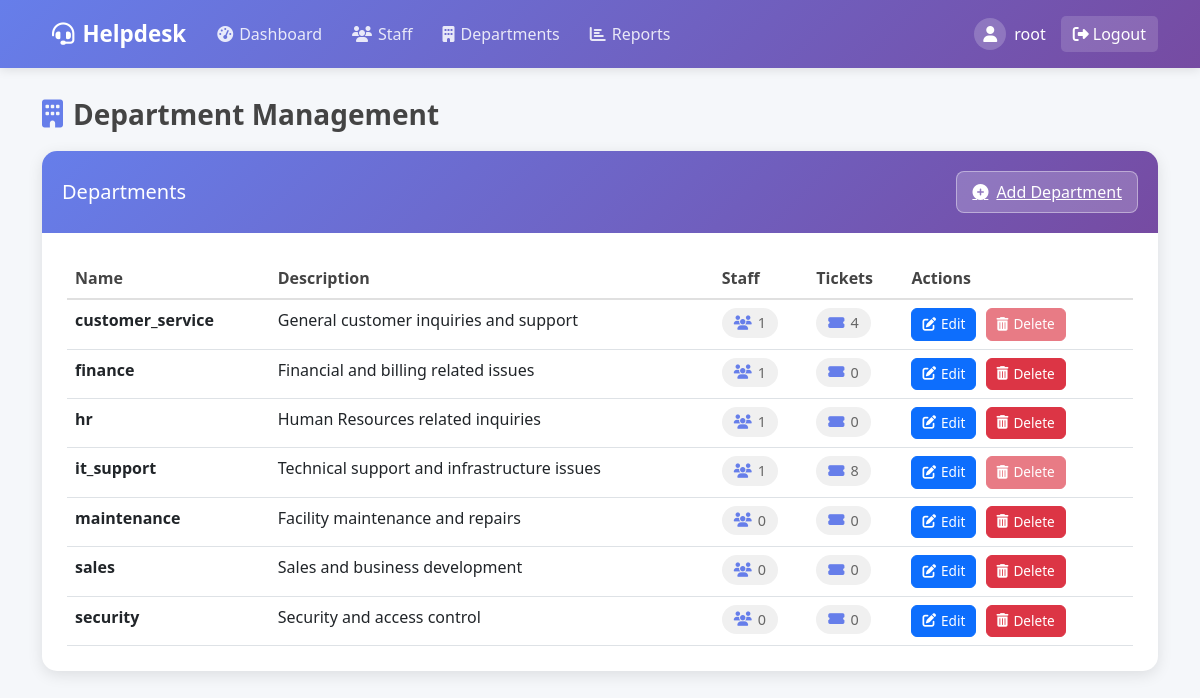
/departments/ (signed in), run on an earlier commit of the app's database.
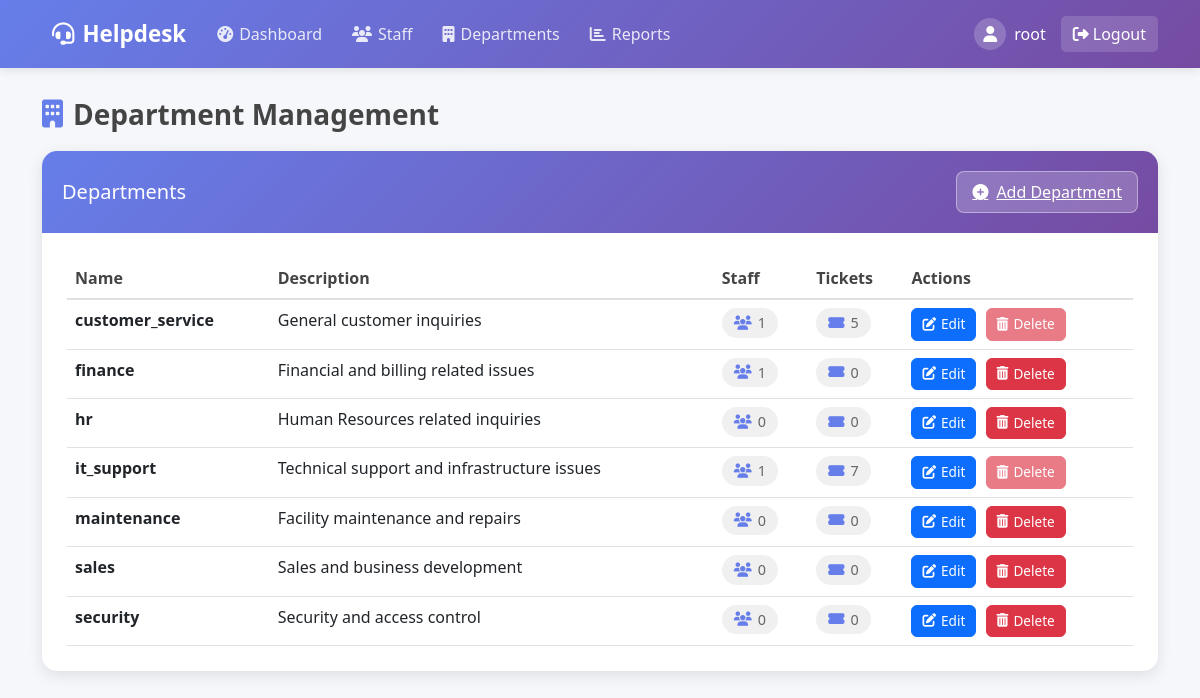
And on a later commit of the database.
### tickets/models.py (models this page shows)
class Department(models.Model):
    name = models.CharField(max_length=100, unique=True)
    description = models.TextField(blank=True)
    staff = models.ManyToManyField(User, related_name='departments', limit_choices_to={'is_staff': True})
    created_at = models.DateTimeField(auto_now_add=True)
    def __str__(self):
        return self.name

### tickets/views.py (the view)
# urls.py: path('departments/', views.department_list, name='department_list'),
@login_required
@superuser_required
def department_list(request):
    departments = Department.objects.all().order_by('name')
    context = {
        'departments': departments,
    }
    return render(request, 'tickets/departments/department_list.html', context)

### tickets/views.py (called while the page is built)
def superuser_required(function):
    actual_decorator = user_passes_test(lambda u: u.is_superuser)
    return actual_decorator(function)

### tickets/templates/tickets/departments/department_list.html (shortened to what this page needs)
{% extends 'base.html' %}
{% block content %}
<div class="row mb-4">
    <div class="col-12">
        <h3 class="department-title">
            <i class="fas fa-building"></i>Department Management
        </h3>
        <div class="department-card">
            <div class="department-header">
                <h5 class="mb-0">Departments</h5>
                <a href="{% url 'department_create' %}" class="add-dept-btn">
                    <i class="fas fa-plus-circle"></i> Add Department
                </a>
            </div>
            <div class="department-body">
                {% if departments %}
                <div class="table-responsive">
                    <table class="table table-hover">
                        <thead>
                            <tr>
                                <th>Name</th>
                                <th>Description</th>
                                <th>Staff</th>
                                <th>Tickets</th>
                                <th>Actions</th>
                            </tr>
                        </thead>
                        <tbody>
                            {% for department in departments %}
                            <tr>
                                <td class="dept-name">{{ department }}</td>
                                <td>{{ department.description|truncatechars:50|default:"-" }}</td>
                                <td>
                                    <span class="dept-count">
                                        <i class="fas fa-users"></i>{{ department.staff.count }}
                                    </span>
                                </td>
                                <td>
                                    <span class="dept-count">
                                        <i class="fas fa-ticket-alt"></i>{{ department.tickets.count }}
                                    </span>
                                </td>
                                <td>
                                    <a href="{% url 'department_edit' department.id %}" class="btn btn-primary btn-sm action-btn">
                                        <i class="fas fa-edit"></i>Edit
                                    </a>
                                    {% if department.tickets.count == 0 %}
                                    <a href="{% url 'department_delete' department.id %}" class="btn btn-danger btn-sm action-btn">
                                        <i class="fas fa-trash-alt"></i>Delete
                                    </a>
                                    {% else %}
                                    <button type="button" class="btn btn-danger btn-sm action-btn" disabled title="Cannot delete department with tickets">
                                        <i class="fas fa-trash-alt"></i>Delete
                                    </button>
                                    {% endif %}
                                </td>
                            </tr>
                            {% endfor %}
                        </tbody>
                    </table>
                </div>
                {% else %}
                <div class="empty-state">
                    <i class="fas fa-building"></i>
                    <p>No departments found.</p>
                </div>
                {% endif %}
            </div>
        </div>
    </div>
</div>
{% endblock %}

What changed in the data, as far as the page shows it:
changed Department "customer_service": description "General customer inquiries and support" → "General customer inquiries"; tickets.count "4" → "5"
computed for Department "hr": staff.count "1" → "0"
computed for Department "it_support": tickets.count "8" → "7"
